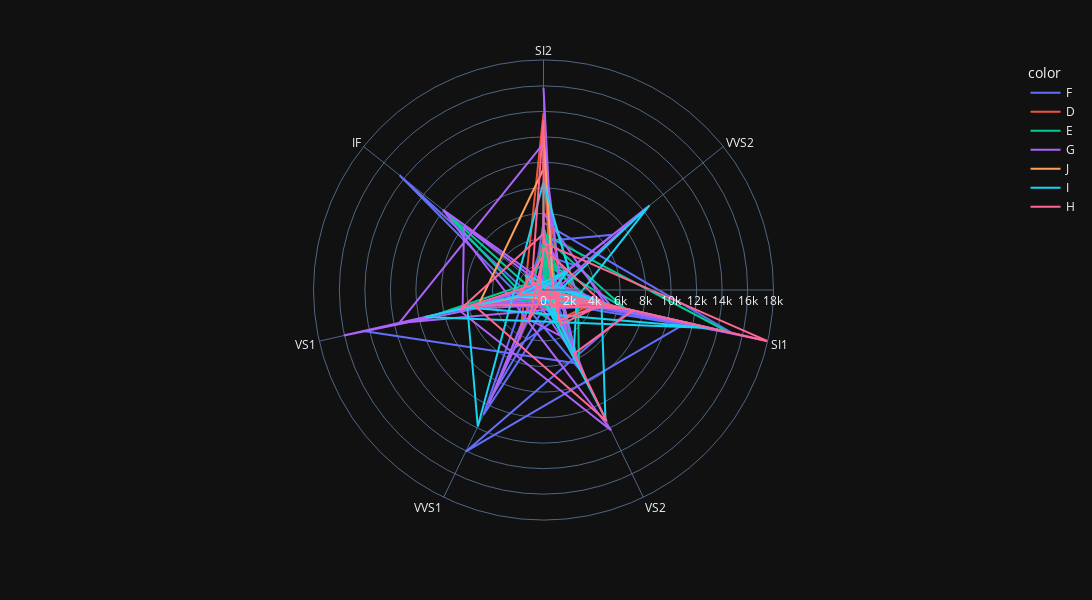

Source (notebook cell):
### Code cell
# for a linear polar

fig5 = px.line_polar(diamondsSample,r='price',
                         theta='clarity',
                         color='color',
                         template='plotly_dark')


fig5.update_layout(
    height=600, width=1500
)
fig5.show()

### Figure 1 — Plotly figure (JSON) as saved in the notebook; plotly's stock layout.template omitted (floating-point values rounded to 4 significant figures)
{"data": [{"hovertemplate": "color=F<br>price=%{r}<br>clarity=%{theta}<extra></extra>", "legendgroup": "F", "line": {"color": "#636efa", "dash": "solid"}, "marker": {"symbol": "circle"}, "mode": "lines", "name": "F", "r": [1110, 3619, 2347, 530, 1268, 1433, 6973, 14068, 11525, 754, 9012, 2093, 886, 4981, 2455, 1806, 1990, 642, 1712, 13177, 982, 802, 1292, 2771, 3105, 1961, 14430, 2686, 810, 1179, 802, 2117, 7432, 737, 760, 6932, 3827, 10861, 1654, 2046, 943, 5288, 15134, 1080, 645, 8011, 1169, 6416, 14481], "showlegend": true, "subplot": "polar", "theta": ["SI2", "SI2", "SI2", "VVS2", "SI1", "VS2", "SI1", "VVS1", "SI1", "VS1", "VVS1", "VVS2", "IF", "VVS1", "VS2", "IF", "SI2", "VVS2", "VS1", "SI1", "VS1", "VS2", "SI1", "SI2", "VVS2", "VS1", "IF", "VS2", "VS1", "VS1", "VS2", "VS1", "VS2", "SI1", "VVS2", "VVS2", "SI2", "VVS1", "VS2", "VS1", "IF", "SI2", "SI1", "VS2", "VS2", "VS1", "VVS2", "VS2", "VS1"], "type": "scatterpolar"}, {"hovertemplate": "color=D<br>price=%{r}<br>clarity=%{theta}<extra></extra>", "legendgroup": "D", "line": {"color": "#EF553B", "dash": "solid"}, "marker": {"symbol": "circle"}, "mode": "lines", "name": "D", "r": [4796, 732, 803, 681, 507, 657, 774, 876, 1415, 4095, 1665, 3153, 3847, 1963, 1963, 631, 644, 622, 1262, 1310, 696, 2885, 3024, 1922, 5700, 1436, 9894, 709, 4303, 2590, 827, 462, 4693, 5644, 1132, 533, 13867, 4281, 3958, 589, 1876, 1819], "showlegend": true, "subplot": "polar", "theta": ["SI1", "SI1", "SI1", "VS1", "SI1", "VS2", "SI1", "VS2", "SI1", "VS1", "VS2", "VS2", "SI2", "VS2", "VS2", "SI2", "SI1", "VVS2", "VS2", "SI1", "VVS2", "SI2", "SI1", "VS1", "SI1", "SI1", "SI2", "SI1", "SI1", "VS2", "SI1", "SI2", "SI1", "SI1", "VS1", "SI1", "SI2", "VVS1", "SI2", "SI1", "VS2", "SI1"], "type": "scatterpolar"}, {"hovertemplate": "color=E<br>price=%{r}<br>clarity=%{theta}<extra></extra>", "legendgroup": "E", "line": {"color": "#00cc96", "dash": "solid"}, "marker": {"symbol": "circle"}, "mode": "lines", "name": "E", "r": [8545, 1018, 3639, 675, 14882, 4355, 6050, 768, 5278, 2961, 2239, 703, 453, 586, 1629, 1883, 612, 1884, 1672, 10029, 733, 2352, 3231, 872, 675, 912, 1560, 872, 3649, 789, 3913, 2337, 6563, 4199, 8020, 2777, 6397, 1018, 738, 838, 2226, 2511, 658, 4926, 1737, 2847, 687], "showlegend": true, "subplot": "polar", "theta": ["VS1", "IF", "SI2", "SI1", "SI1", "SI2", "VS2", "VS2", "SI1", "SI1", "SI1", "VS1", "VS2", "VVS2", "VS2", "VS1", "SI2", "VS2", "VS1", "IF", "VS1", "VS1", "VS2", "VS2", "SI1", "VS2", "SI2", "VS2", "VS1", "VS2", "SI1", "SI2", "SI1", "SI2", "SI2", "SI1", "VS2", "IF", "VS1", "SI2", "SI2", "VVS2", "VS2", "SI2", "SI1", "SI1", "SI1"], "type": "scatterpolar"}, {"hovertemplate": "color=G<br>price=%{r}<br>clarity=%{theta}<extra></extra>", "legendgroup": "G", "line": {"color": "#ab63fa", "dash": "solid"}, "marker": {"symbol": "circle"}, "mode": "lines", "name": "G", "r": [4922, 934, 1599, 1408, 1007, 10388, 774, 708, 7974, 6499, 900, 720, 4338, 6857, 12196, 10065, 1441, 6108, 1046, 1007, 15848, 861, 16052, 665, 1196, 2577, 4296, 11486, 11588, 4997, 666, 9872, 421, 1048, 1400, 666, 3171, 4047, 6046, 5006, 776, 477, 7074, 852, 970, 6349, 936, 450, 4466, 17902, 828, 1007, 5387, 3299], "showlegend": true, "subplot": "polar", "theta": ["SI1", "SI1", "VS1", "VVS2", "VVS2", "VVS2", "SI1", "SI1", "IF", "VS1", "SI1", "VS2", "SI1", "VS1", "VS2", "IF", "SI1", "VS2", "VVS1", "VVS2", "SI2", "SI1", "VS1", "VS1", "SI2", "VVS1", "VS2", "SI2", "VS1", "SI1", "VS1", "VVS1", "SI2", "VS2", "IF", "VS1", "SI1", "SI2", "SI2", "SI1", "VVS2", "SI1", "VS2", "VS2", "VVS1", "VS1", "VVS2", "SI2", "SI1", "SI1", "VS1", "VVS2", "SI1", "VVS2"], "type": "scatterpolar"}, {"hovertemplate": "color=J<br>price=%{r}<br>clarity=%{theta}<extra></extra>", "legendgroup": "J", "line": {"color": "#FFA15A", "dash": "solid"}, "marker": {"symbol": "circle"}, "mode": "lines", "name": "J", "r": [3181, 421, 2199, 5242, 2161, 363, 5226, 9482, 12078, 2054, 368], "showlegend": true, "subplot": "polar", "theta": ["SI2", "VS1", "SI1", "SI1", "VS1", "SI1", "VS1", "SI2", "SI2", "VS2", "VS2"], "type": "scatterpolar"}, {"hovertemplate": "color=I<br>price=%{r}<br>clarity=%{theta}<extra></extra>", "legendgroup": "I", "line": {"color": "#19d3f3", "dash": "solid"}, "marker": {"symbol": "circle"}, "mode": "lines", "name": "I", "r": [1134, 4657, 11190, 891, 5098, 875, 505, 573, 680, 2530, 8457, 11869, 6121, 13370, 9526, 552, 5331, 1836, 1239, 2997, 505, 2452, 2306, 1749, 371, 5455, 2677, 10623, 1054, 2358, 3251], "showlegend": true, "subplot": "polar", "theta": ["SI1", "SI1", "VS2", "IF", "SI1", "VVS1", "VS1", "SI1", "VS2", "VVS2", "SI2", "VVS1", "VS1", "SI1", "VS1", "VS1", "SI1", "IF", "VS2", "VS2", "VS1", "VVS2", "VS1", "SI1", "SI2", "VS2", "SI1", "VVS2", "SI1", "SI1", "SI1"], "type": "scatterpolar"}, {"hovertemplate": "color=H<br>price=%{r}<br>clarity=%{theta}<extra></extra>", "legendgroup": "H", "line": {"color": "#FF6692", "dash": "solid"}, "marker": {"symbol": "circle"}, "mode": "lines", "name": "H", "r": [490, 638, 707, 432, 783, 1978, 2757, 675, 2682, 440, 1374, 6451, 18026, 3696, 13307, 1158, 507, 6022, 689, 764, 6661, 4410, 3027, 4836, 2686, 1195, 936, 3295, 4788, 5544, 11419, 5537, 7189, 7573, 461, 5510], "showlegend": true, "subplot": "polar", "theta": ["SI1", "VVS1", "VVS1", "VVS1", "SI1", "VS1", "SI2", "VS1", "VVS1", "VVS2", "VS2", "SI1", "SI1", "SI2", "SI2", "IF", "VS2", "SI1", "VS2", "IF", "VS1", "SI2", "VS2", "SI1", "VS2", "SI1", "VVS1", "SI2", "SI1", "VS1", "VS2", "VS2", "SI1", "SI1", "SI1", "SI1"], "type": "scatterpolar"}], "layout": {"height": 600, "legend": {"title": {"text": "color"}, "tracegroupgap": 0}, "margin": {"t": 60}, "polar": {"angularaxis": {"direction": "clockwise", "rotation": 90}, "domain": {"x": [0, 1], "y": [0, 1]}}, "width": 1500}}
